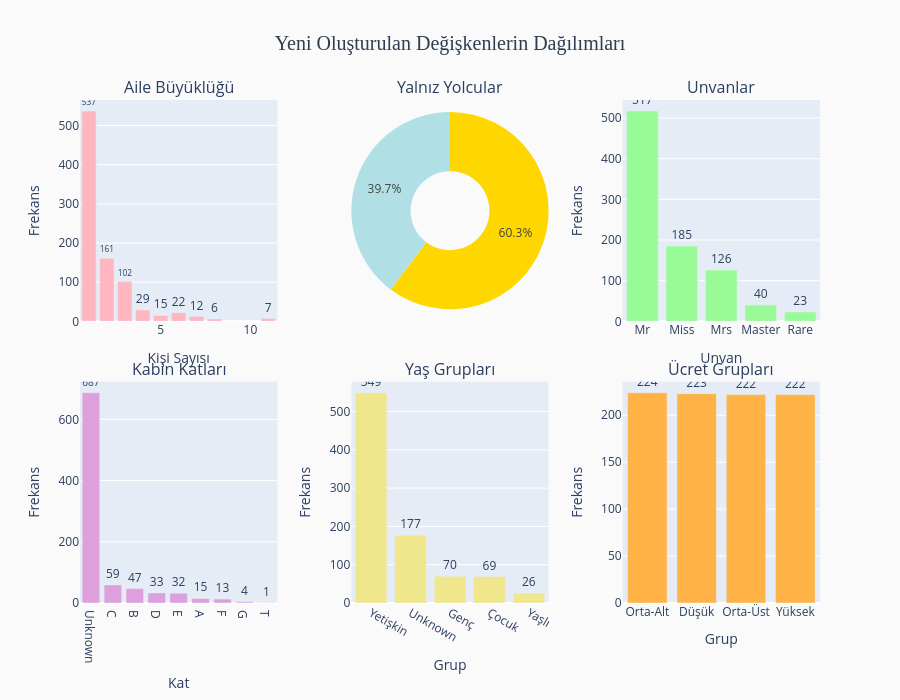

The notebook cell saved with this chart:
### Markdown cell above
## 📊 Yeni Değişkenlerin Dağılımı

Oluşturduğumuz yeni değişkenlerin dağılımlarını görselleştirelim:

### Code cell
# Yeni değişkenlerin dağılımını görselleştirme
fig = make_subplots(
    rows=2, cols=3,
    subplot_titles=('Aile Büyüklüğü', 'Yalnız Yolcular', 'Unvanlar',
                    'Kabin Katları', 'Yaş Grupları', 'Ücret Grupları'),
    specs=[[{"type": "bar"}, {"type": "pie"}, {"type": "bar"}],
           [{"type": "bar"}, {"type": "bar"}, {"type": "bar"}]],
    vertical_spacing=0.12,
    horizontal_spacing=0.1
)

# 1. Aile Büyüklüğü
family_counts = df_engineered['Family_Size'].value_counts().sort_index()
fig.add_trace(
    go.Bar(x=family_counts.index, y=family_counts.values, 
           marker_color='#FFB6C1', name='Family Size',
           text=family_counts.values, textposition='outside'),
    row=1, col=1
)

# 2. Yalnız mı?
alone_counts = df_engineered['Is_Alone'].value_counts()
fig.add_trace(
    go.Pie(labels=['Aileli', 'Yalnız'], values=[alone_counts[0], alone_counts[1]],
           marker_colors=['#B0E0E6', '#FFD700'], hole=0.4),
    row=1, col=2
)

# 3. Unvanlar
title_counts = df_engineered['Title'].value_counts()
fig.add_trace(
    go.Bar(x=title_counts.index, y=title_counts.values,
           marker_color='#98FB98', name='Title',
           text=title_counts.values, textposition='outside'),
    row=1, col=3
)

# 4. Kabin Katları
deck_counts = df_engineered['Deck'].value_counts()
fig.add_trace(
    go.Bar(x=deck_counts.index, y=deck_counts.values,
           marker_color='#DDA0DD', name='Deck',
           text=deck_counts.values, textposition='outside'),
    row=2, col=1
)

# 5. Yaş Grupları
age_group_counts = df_engineered['Age_Group'].value_counts()
fig.add_trace(
    go.Bar(x=age_group_counts.index, y=age_group_counts.values,
           marker_color='#F0E68C', name='Age Group',
           text=age_group_counts.values, textposition='outside'),
    row=2, col=2
)

# 6. Ücret Grupları
fare_group_counts = df_engineered['Fare_Group'].value_counts()
fig.add_trace(
    go.Bar(x=fare_group_counts.index, y=fare_group_counts.values,
           marker_color='#FFB347', name='Fare Group',
           text=fare_group_counts.values, textposition='outside'),
    row=2, col=3
)

# Genel düzen
fig.update_layout(
    title=dict(
        text='Yeni Oluşturulan Değişkenlerin Dağılımları',
        font=dict(size=20, color='#2c3e50', family='Arial Black'),
        x=0.5, xanchor='center'
    ),
    height=700,
    showlegend=False,
    paper_bgcolor='#fafafa'
)

# Eksen başlıkları
fig.update_xaxes(title_text="Kişi Sayısı", row=1, col=1)
fig.update_yaxes(title_text="Frekans", row=1, col=1)
fig.update_xaxes(title_text="Unvan", row=1, col=3)
fig.update_yaxes(title_text="Frekans", row=1, col=3)
fig.update_xaxes(title_text="Kat", row=2, col=1)
fig.update_yaxes(title_text="Frekans", row=2, col=1)
fig.update_xaxes(title_text="Grup", row=2, col=2)
fig.update_yaxes(title_text="Frekans", row=2, col=2)
fig.update_xaxes(title_text="Grup", row=2, col=3)
fig.update_yaxes(title_text="Frekans", row=2, col=3)

fig.show()

### Figure 1 — Plotly figure (JSON) as saved in the notebook; plotly's stock layout.template omitted (floating-point values rounded to 4 significant figures)
{"data": [{"marker": {"color": "#FFB6C1"}, "name": "Family Size", "text": [537.0, 161.0, 102.0, 29.0, 15.0, 22.0, 12.0, 6.0, 7.0], "textposition": "outside", "type": "bar", "x": [1, 2, 3, 4, 5, 6, 7, 8, 11], "xaxis": "x", "y": [537, 161, 102, 29, 15, 22, 12, 6, 7], "yaxis": "y"}, {"domain": {"x": [0.3667, 0.6333], "y": [0.56, 1]}, "hole": 0.4, "labels": ["Aileli", "Yalnız"], "marker": {"colors": ["#B0E0E6", "#FFD700"]}, "type": "pie", "values": [354, 537]}, {"marker": {"color": "#98FB98"}, "name": "Title", "text": [517.0, 185.0, 126.0, 40.0, 23.0], "textposition": "outside", "type": "bar", "x": ["Mr", "Miss", "Mrs", "Master", "Rare"], "xaxis": "x2", "y": [517, 185, 126, 40, 23], "yaxis": "y2"}, {"marker": {"color": "#DDA0DD"}, "name": "Deck", "text": [687.0, 59.0, 47.0, 33.0, 32.0, 15.0, 13.0, 4.0, 1.0], "textposition": "outside", "type": "bar", "x": ["Unknown", "C", "B", "D", "E", "A", "F", "G", "T"], "xaxis": "x3", "y": [687, 59, 47, 33, 32, 15, 13, 4, 1], "yaxis": "y3"}, {"marker": {"color": "#F0E68C"}, "name": "Age Group", "text": [549.0, 177.0, 70.0, 69.0, 26.0], "textposition": "outside", "type": "bar", "x": ["Yetişkin", "Unknown", "Genç", "Çocuk", "Yaşlı"], "xaxis": "x4", "y": [549, 177, 70, 69, 26], "yaxis": "y4"}, {"marker": {"color": "#FFB347"}, "name": "Fare Group", "text": [224.0, 223.0, 222.0, 222.0], "textposition": "outside", "type": "bar", "x": ["Orta-Alt", "Düşük", "Orta-Üst", "Yüksek"], "xaxis": "x5", "y": [224, 223, 222, 222], "yaxis": "y5"}], "layout": {"annotations": [{"font": {"size": 16}, "showarrow": false, "text": "Aile Büyüklüğü", "x": 0.1333, "xanchor": "center", "xref": "paper", "y": 1, "yanchor": "bottom", "yref": "paper"}, {"font": {"size": 16}, "showarrow": false, "text": "Yalnız Yolcular", "x": 0.5, "xanchor": "center", "xref": "paper", "y": 1, "yanchor": "bottom", "yref": "paper"}, {"font": {"size": 16}, "showarrow": false, "text": "Unvanlar", "x": 0.8667, "xanchor": "center", "xref": "paper", "y": 1, "yanchor": "bottom", "yref": "paper"}, {"font": {"size": 16}, "showarrow": false, "text": "Kabin Katları", "x": 0.1333, "xanchor": "center", "xref": "paper", "y": 0.44, "yanchor": "bottom", "yref": "paper"}, {"font": {"size": 16}, "showarrow": false, "text": "Yaş Grupları", "x": 0.5, "xanchor": "center", "xref": "paper", "y": 0.44, "yanchor": "bottom", "yref": "paper"}, {"font": {"size": 16}, "showarrow": false, "text": "Ücret Grupları", "x": 0.8667, "xanchor": "center", "xref": "paper", "y": 0.44, "yanchor": "bottom", "yref": "paper"}], "height": 700, "paper_bgcolor": "#fafafa", "showlegend": false, "title": {"font": {"color": "#2c3e50", "family": "Arial Black", "size": 20}, "text": "Yeni Oluşturulan Değişkenlerin Dağılımları", "x": 0.5, "xanchor": "center"}, "xaxis": {"anchor": "y", "domain": [0, 0.2667], "title": {"text": "Kişi Sayısı"}}, "xaxis2": {"anchor": "y2", "domain": [0.7333, 1], "title": {"text": "Unvan"}}, "xaxis3": {"anchor": "y3", "domain": [0, 0.2667], "title": {"text": "Kat"}}, "xaxis4": {"anchor": "y4", "domain": [0.3667, 0.6333], "title": {"text": "Grup"}}, "xaxis5": {"anchor": "y5", "domain": [0.7333, 1], "title": {"text": "Grup"}}, "yaxis": {"anchor": "x", "domain": [0.56, 1], "title": {"text": "Frekans"}}, "yaxis2": {"anchor": "x2", "domain": [0.56, 1], "title": {"text": "Frekans"}}, "yaxis3": {"anchor": "x3", "domain": [0, 0.44], "title": {"text": "Frekans"}}, "yaxis4": {"anchor": "x4", "domain": [0, 0.44], "title": {"text": "Frekans"}}, "yaxis5": {"anchor": "x5", "domain": [0, 0.44], "title": {"text": "Frekans"}}}}
